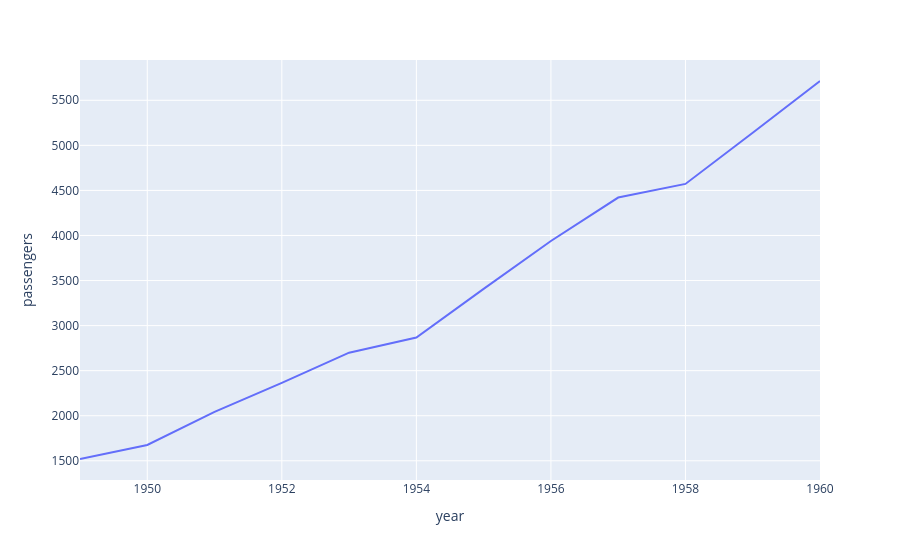

Source (notebook cell):
### Code cell
# Gráfico de líneas usando Plotly
grafico = px.line(totalPasajerosPorAño, x="year", y="passengers")
grafico.show()

### Figure 1 — Plotly figure (JSON) as saved in the notebook; plotly's stock layout.template omitted (floating-point values rounded to 4 significant figures)
{"data": [{"hovertemplate": "year=%{x}<br>passengers=%{y}<extra></extra>", "legendgroup": "", "line": {"color": "#636efa", "dash": "solid"}, "marker": {"symbol": "circle"}, "mode": "lines", "name": "", "orientation": "v", "showlegend": false, "type": "scatter", "x": [1949, 1950, 1951, 1952, 1953, 1954, 1955, 1956, 1957, 1958, 1959, 1960], "xaxis": "x", "y": [1520, 1676, 2042, 2364, 2700, 2867, 3408, 3939, 4421, 4572, 5140, 5714], "yaxis": "y"}], "layout": {"legend": {"tracegroupgap": 0}, "margin": {"t": 60}, "xaxis": {"anchor": "y", "domain": [0, 1], "title": {"text": "year"}}, "yaxis": {"anchor": "x", "domain": [0, 1], "title": {"text": "passengers"}}}}
